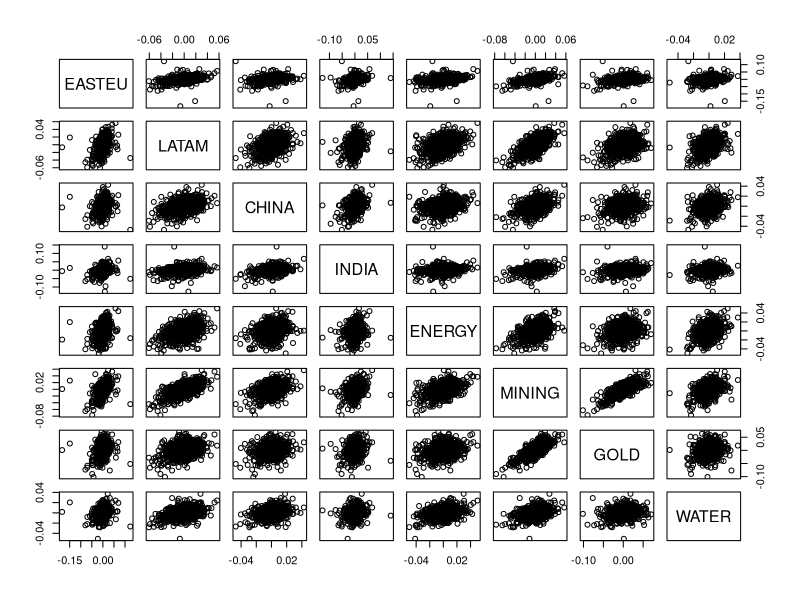
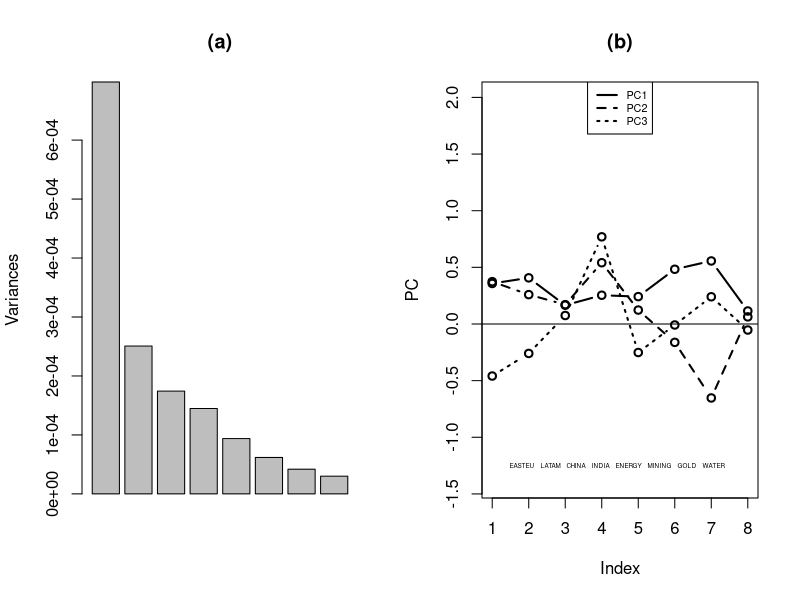

Recreate these plots in R, in order.
#  Example 17.3 and Figure 17.5


equityFunds=read.csv("9_equityFunds.csv",header=T,sep=";")
equityFunds[1:10,]
pairs(equityFunds[,2:9])
pcaEq = prcomp(equityFunds[,2:9])
summary(pcaEq)

postscript("equityFunds_scree.ps",width=7.2,height=3.5)  #  Figure 17.5
par(mfrow=c(1,2))
plot(pcaEq,main="(a)")
Names = names(equityFunds)[2:9]
plot(pcaEq$rotation[,1],type="b",ylab="PC",lwd=2,ylim=c(-1.4,2),main="(b)")
lines(pcaEq$rotation[,2],type="b",lty=2,lwd=2)
lines(pcaEq$rotation[,3],type="b",lty=3,lwd=2)
lines(0:9,0*(0:9))
legend("top",c("PC1","PC2","PC3"),lty=c(1,2,3),lwd=2,cex=.65)
text(4.35,-1.25, "   EASTEU   LATAM   CHINA   INDIA   ENERGY   MINING   GOLD   WATER",cex=.38)
graphics.off()
